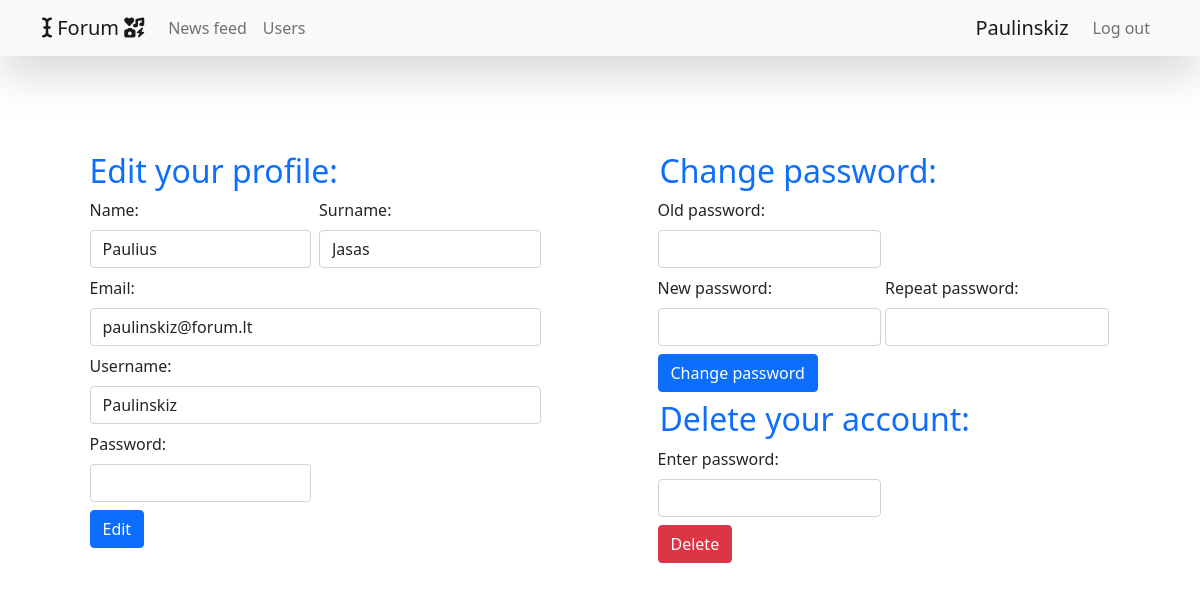
Page /views/profile.php (signed in) on the committed database.
### tables this page shows
CREATE TABLE `users` (
  `id` int(10) UNSIGNED NOT NULL,
  `first_name` varchar(100) NOT NULL,
  `last_name` varchar(100) NOT NULL,
  `username` varchar(100) NOT NULL,
  `email` varchar(255) NOT NULL,
  `password` varchar(100) NOT NULL,
  `role_id` int(10) UNSIGNED NOT NULL DEFAULT 2,
  `created` datetime NOT NULL DEFAULT current_timestamp(),
  `last_modified` datetime NOT NULL DEFAULT current_timestamp() ON UPDATE current_timestamp()
);

### views/profile.php (the view, shortened to what this page needs)
<?php
include '../layouts/header.php';
require_once '../db_connect.php';
$username = $_SESSION['username'];
try {
    $sql = "SELECT * FROM users WHERE username = '$username'";
    $query = $conn->prepare($sql);
    $query->execute();
    $result = $query->fetch();
} catch (PDOException $e) {
    echo 'Error!! --- '.$e->getMessage();
}
?>
<div class="container my-5 py-5">
    <div class="row justify-content-md-around">
        <div class="col col-lg-5">
            <div class="">
                <h2 class="text-primary">Edit your profile:</h2>
                <form class="row g-2" action="../scripts/profile_edit.php" method="POST">
                    <div class="col-md-6">
                        <label for="first_name" class="form-label">Name:</label>
                        <input type="text" class="form-control" name="first_name" value="<?php echo $result['first_name'] ?>">
                    </div>
                    <div class="col-md-6">
                        <label for="last_name" class="form-label">Surname:</label>
                        <input type="text" class="form-control" name="last_name" value="<?php echo $result['last_name'] ?>">
                    </div>
                    <div class="col-12">
                        <label for="email" class="form-label">Email:</label>
                        <input type="email" class="form-control" name="email" value="<?php echo $result['email'] ?>">
                    </div>
                    <div class="col-12">
                        <label for="username" class="form-label">Username:</label>
                        <input type="text" class="form-control" name="username" value="<?php echo $result['username'] ?>">
                    </div>
                        <div class="col-md-6">
                            <label for="password" class="form-label">Password:</label>
                            <input type="password" class="form-control" name="password">
                        </div>
                    <div class="col-12">
                        <button type="submit" class="btn btn-primary">Edit</button>
                    </div>
                </form>
            </div>
        </div>
        <div class="col col-lg-5">
            <div class="">
                <h2 class="text-primary">Change password:</h2>
                <form class="row g-2" action="../scripts/password_change.php" method="POST">
                    <div class="row g-1">
                        <div class="col-md-6">
                            <label for="old_password" class="form-label">Old password:</label>
                            <input type="password" class="form-control" name="old_password">
                        </div>
                    </div>
                    <div class="row g-1">
                        <div class="col-md-6">
                            <label for="new_password" class="form-label">New password:</label>
                            <input type="password" class="form-control" name="new_password">
                        </div>
                        <div class="col-md-6">
                            <label for="new_password2" class="form-label">Repeat password:</label>
                            <input type="password" class="form-control" name="new_password2">
                        </div>
                    </div>
                    <div class="row g-1">
                        <div class="col-12">
                                <button type="submit" class="btn btn-primary">Change password</button>
                        </div>
                    </div>
                </form>
            </div>
            <div class="my-2">
                <h2 class="text-primary">Delete your account:</h2>
                <form class="row g-2" action="../scripts/account_delete.php" method="POST">
                    <div class="row g-1">
                        <div class="col-md-6">
                            <label for="password" class="form-label">Enter password:</label>
                            <input type="password" class="form-control" name="password">
                        </div>
                    </div>
                    <div class="row g-1">
                        <div>
                            <input type="submit" value="Delete" class="btn btn-danger">
                        </div>
                    </div>
                </form>
            </div>
        </div>
    </div>
</div>
<?php
include '../layouts/footer.php';
?>

### rows in the picture
users: first_name "Paulius", last_name "Jasas", email "paulinskiz@forum.lt", username "Paulinskiz"

### other values in the picture
$_SESSION['username'] "Paulinskiz"
